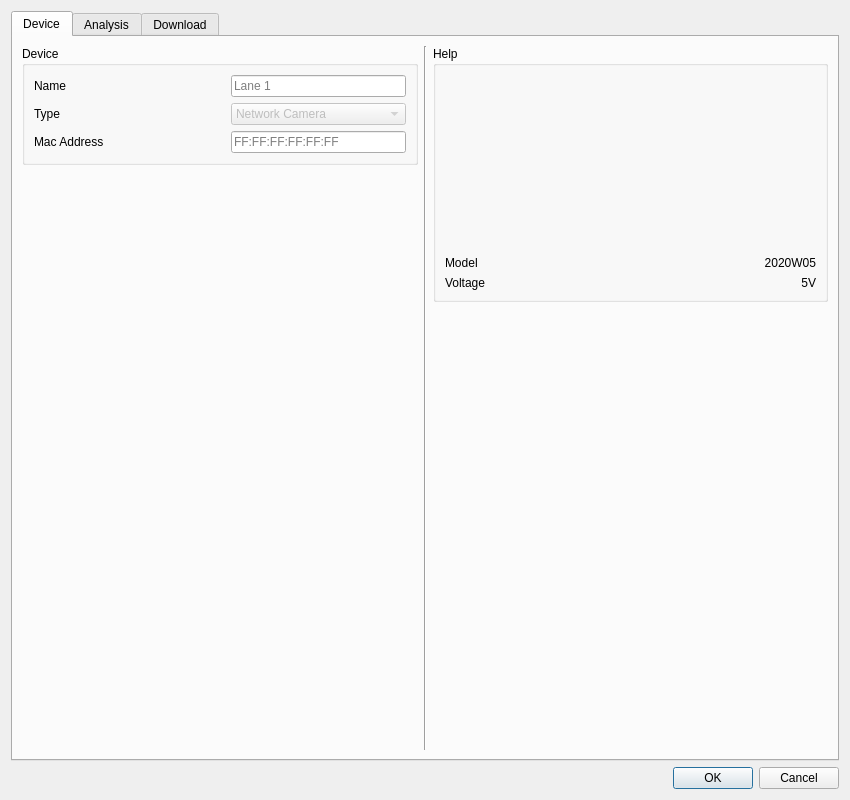
<?xml version="1.0" encoding="UTF-8"?>
<ui version="4.0">
 <class>Device</class>
 <widget class="QDialog" name="Device">
  <property name="windowModality">
   <enum>Qt::WindowModal</enum>
  </property>
  <property name="geometry">
   <rect>
    <x>0</x>
    <y>0</y>
    <width>850</width>
    <height>800</height>
   </rect>
  </property>
  <property name="minimumSize">
   <size>
    <width>850</width>
    <height>800</height>
   </size>
  </property>
  <property name="windowTitle">
   <string>Device</string>
  </property>
  <property name="modal">
   <bool>true</bool>
  </property>
  <layout class="QVBoxLayout" name="verticalLayout_4">
   <item>
    <widget class="QTabWidget" name="tab">
     <property name="minimumSize">
      <size>
       <width>0</width>
       <height>0</height>
      </size>
     </property>
     <property name="currentIndex">
      <number>0</number>
     </property>
     <widget class="QWidget" name="pgDevice">
      <property name="enabled">
       <bool>true</bool>
      </property>
      <attribute name="title">
       <string>Device</string>
      </attribute>
      <layout class="QHBoxLayout" name="horizontalLayout">
       <item>
        <layout class="QVBoxLayout" name="vlDeviceL">
         <item>
          <widget class="QGroupBox" name="grpDevice">
           <property name="enabled">
            <bool>true</bool>
           </property>
           <property name="minimumSize">
            <size>
             <width>0</width>
             <height>0</height>
            </size>
           </property>
           <property name="maximumSize">
            <size>
             <width>16777215</width>
             <height>16777215</height>
            </size>
           </property>
           <property name="title">
            <string>Device</string>
           </property>
           <layout class="QVBoxLayout" name="verticalLayout_5">
            <item>
             <layout class="QHBoxLayout" name="horizontalLayout_3">
              <item>
               <widget class="QLabel" name="label_2">
                <property name="text">
                 <string>Name</string>
                </property>
               </widget>
              </item>
              <item>
               <widget class="QLineEdit" name="edtDeviceName">
                <property name="minimumSize">
                 <size>
                  <width>175</width>
                  <height>0</height>
                 </size>
                </property>
                <property name="maximumSize">
                 <size>
                  <width>175</width>
                  <height>16777215</height>
                 </size>
                </property>
                <property name="placeholderText">
                 <string>Lane 1</string>
                </property>
               </widget>
              </item>
             </layout>
            </item>
            <item>
             <layout class="QHBoxLayout" name="horizontalLayout_2">
              <item>
               <widget class="QLabel" name="label">
                <property name="text">
                 <string>Type</string>
                </property>
               </widget>
              </item>
              <item>
               <widget class="QComboBox" name="cmbDeviceType">
                <property name="enabled">
                 <bool>false</bool>
                </property>
                <property name="minimumSize">
                 <size>
                  <width>175</width>
                  <height>0</height>
                 </size>
                </property>
                <property name="maximumSize">
                 <size>
                  <width>175</width>
                  <height>16777215</height>
                 </size>
                </property>
                <item>
                 <property name="text">
                  <string>Network Camera</string>
                 </property>
                </item>
               </widget>
              </item>
             </layout>
            </item>
            <item>
             <layout class="QHBoxLayout" name="horizontalLayout_4">
              <item>
               <widget class="QLabel" name="label_3">
                <property name="text">
                 <string>Mac Address</string>
                </property>
               </widget>
              </item>
              <item>
               <widget class="QLineEdit" name="edtDeviceAddress">
                <property name="minimumSize">
                 <size>
                  <width>175</width>
                  <height>0</height>
                 </size>
                </property>
                <property name="maximumSize">
                 <size>
                  <width>175</width>
                  <height>16777215</height>
                 </size>
                </property>
                <property name="text">
                 <string/>
                </property>
                <property name="placeholderText">
                 <string>FF:FF:FF:FF:FF:FF</string>
                </property>
               </widget>
              </item>
             </layout>
            </item>
           </layout>
          </widget>
         </item>
         <item>
          <spacer name="vsDevice">
           <property name="orientation">
            <enum>Qt::Vertical</enum>
           </property>
           <property name="sizeHint" stdset="0">
            <size>
             <width>20</width>
             <height>40</height>
            </size>
           </property>
          </spacer>
         </item>
         <item>
          <spacer name="hsDevice">
           <property name="orientation">
            <enum>Qt::Horizontal</enum>
           </property>
           <property name="sizeHint" stdset="0">
            <size>
             <width>40</width>
             <height>20</height>
            </size>
           </property>
          </spacer>
         </item>
        </layout>
       </item>
       <item>
        <widget class="Line" name="line1">
         <property name="orientation">
          <enum>Qt::Vertical</enum>
         </property>
        </widget>
       </item>
       <item>
        <layout class="QVBoxLayout" name="vlDeviceR">
         <item>
          <widget class="QGroupBox" name="grpHelp">
           <property name="title">
            <string>Help</string>
           </property>
           <layout class="QVBoxLayout" name="verticalLayout_3">
            <item>
             <layout class="QHBoxLayout" name="horizontalLayout_12">
              <property name="bottomMargin">
               <number>0</number>
              </property>
              <item>
               <widget class="QLabel" name="lblDevicePicture">
                <property name="minimumSize">
                 <size>
                  <width>250</width>
                  <height>175</height>
                 </size>
                </property>
                <property name="maximumSize">
                 <size>
                  <width>250</width>
                  <height>175</height>
                 </size>
                </property>
                <property name="autoFillBackground">
                 <bool>false</bool>
                </property>
                <property name="frameShape">
                 <enum>QFrame::NoFrame</enum>
                </property>
                <property name="text">
                 <string/>
                </property>
                <property name="pixmap">
                 <pixmap>:/pic/assembly_device_a.jpg</pixmap>
                </property>
                <property name="scaledContents">
                 <bool>true</bool>
                </property>
                <property name="wordWrap">
                 <bool>false</bool>
                </property>
               </widget>
              </item>
             </layout>
            </item>
            <item>
             <layout class="QHBoxLayout" name="horizontalLayout_6">
              <item>
               <widget class="QLabel" name="label_6">
                <property name="text">
                 <string>Model</string>
                </property>
               </widget>
              </item>
              <item>
               <widget class="QLabel" name="lblDeviceModel">
                <property name="text">
                 <string>2020W05</string>
                </property>
                <property name="alignment">
                 <set>Qt::AlignRight|Qt::AlignTrailing|Qt::AlignVCenter</set>
                </property>
               </widget>
              </item>
             </layout>
            </item>
            <item>
             <layout class="QHBoxLayout" name="horizontalLayout_7">
              <item>
               <widget class="QLabel" name="label_7">
                <property name="text">
                 <string>Voltage</string>
                </property>
               </widget>
              </item>
              <item>
               <widget class="QLabel" name="lblDeviceVoltage">
                <property name="text">
                 <string>5V</string>
                </property>
                <property name="alignment">
                 <set>Qt::AlignRight|Qt::AlignTrailing|Qt::AlignVCenter</set>
                </property>
               </widget>
              </item>
             </layout>
            </item>
           </layout>
          </widget>
         </item>
         <item>
          <spacer name="vsHelp">
           <property name="orientation">
            <enum>Qt::Vertical</enum>
           </property>
           <property name="sizeHint" stdset="0">
            <size>
             <width>20</width>
             <height>40</height>
            </size>
           </property>
          </spacer>
         </item>
         <item>
          <spacer name="hsHelp">
           <property name="orientation">
            <enum>Qt::Horizontal</enum>
           </property>
           <property name="sizeHint" stdset="0">
            <size>
             <width>40</width>
             <height>20</height>
            </size>
           </property>
          </spacer>
         </item>
        </layout>
       </item>
      </layout>
     </widget>
     <widget class="QWidget" name="pgAnalysis">
      <property name="enabled">
       <bool>true</bool>
      </property>
      <attribute name="title">
       <string>Analysis</string>
      </attribute>
      <layout class="QHBoxLayout" name="horizontalLayout_5">
       <item>
        <layout class="QVBoxLayout" name="vlAnalysisL">
         <item>
          <widget class="QGroupBox" name="grpValidate">
           <property name="title">
            <string>Validate</string>
           </property>
           <layout class="QVBoxLayout" name="verticalLayout_8">
            <item>
             <layout class="QHBoxLayout" name="horizontalLayout_8">
              <item>
               <widget class="QLabel" name="label_4">
                <property name="text">
                 <string>Run</string>
                </property>
               </widget>
              </item>
              <item>
               <widget class="QPushButton" name="btnDev">
                <property name="minimumSize">
                 <size>
                  <width>175</width>
                  <height>0</height>
                 </size>
                </property>
                <property name="maximumSize">
                 <size>
                  <width>175</width>
                  <height>16777215</height>
                 </size>
                </property>
                <property name="text">
                 <string>Run</string>
                </property>
               </widget>
              </item>
             </layout>
            </item>
            <item>
             <layout class="QHBoxLayout" name="horizontalLayout_9">
              <item>
               <widget class="QLabel" name="label_5">
                <property name="text">
                 <string>Result</string>
                </property>
               </widget>
              </item>
              <item>
               <widget class="QLCDNumber" name="fpsDisplay">
                <property name="minimumSize">
                 <size>
                  <width>175</width>
                  <height>28</height>
                 </size>
                </property>
                <property name="maximumSize">
                 <size>
                  <width>175</width>
                  <height>28</height>
                 </size>
                </property>
               </widget>
              </item>
             </layout>
            </item>
            <item>
             <layout class="QHBoxLayout" name="horizontalLayout_16">
              <item>
               <widget class="QLabel" name="label_10">
                <property name="text">
                 <string>The frames per second value will be displayed on the result display in the next session.</string>
                </property>
                <property name="scaledContents">
                 <bool>true</bool>
                </property>
                <property name="wordWrap">
                 <bool>true</bool>
                </property>
               </widget>
              </item>
             </layout>
            </item>
           </layout>
          </widget>
         </item>
         <item>
          <widget class="QGroupBox" name="grpCalibrate">
           <property name="title">
            <string>Calibrate</string>
           </property>
           <layout class="QVBoxLayout" name="verticalLayout_10">
            <item>
             <layout class="QHBoxLayout" name="horizontalLayout_18">
              <item>
               <widget class="QLabel" name="label_12">
                <property name="text">
                 <string>Run</string>
                </property>
               </widget>
              </item>
              <item>
               <widget class="QPushButton" name="btnCal">
                <property name="minimumSize">
                 <size>
                  <width>175</width>
                  <height>0</height>
                 </size>
                </property>
                <property name="maximumSize">
                 <size>
                  <width>175</width>
                  <height>16777215</height>
                 </size>
                </property>
                <property name="text">
                 <string>Run</string>
                </property>
               </widget>
              </item>
             </layout>
            </item>
            <item>
             <layout class="QHBoxLayout" name="horizontalLayout_29">
              <property name="bottomMargin">
               <number>0</number>
              </property>
              <item>
               <widget class="QLabel" name="label_21">
                <property name="text">
                 <string>Get</string>
                </property>
               </widget>
              </item>
              <item>
               <widget class="QPushButton" name="btnGet">
                <property name="minimumSize">
                 <size>
                  <width>175</width>
                  <height>0</height>
                 </size>
                </property>
                <property name="maximumSize">
                 <size>
                  <width>175</width>
                  <height>16777215</height>
                 </size>
                </property>
                <property name="text">
                 <string>Get</string>
                </property>
               </widget>
              </item>
             </layout>
            </item>
            <item>
             <layout class="QHBoxLayout" name="horizontalLayout_17">
              <property name="bottomMargin">
               <number>0</number>
              </property>
              <item>
               <widget class="QLabel" name="label_11">
                <property name="text">
                 <string>The calibration lines will be displayed on the right hand side pane in the next session.</string>
                </property>
                <property name="scaledContents">
                 <bool>true</bool>
                </property>
                <property name="wordWrap">
                 <bool>true</bool>
                </property>
               </widget>
              </item>
             </layout>
            </item>
            <item>
             <layout class="QHBoxLayout" name="horizontalLayout_27">
              <property name="topMargin">
               <number>0</number>
              </property>
              <item>
               <widget class="QLabel" name="label_18">
                <property name="font">
                 <font>
                  <pointsize>9</pointsize>
                  <weight>50</weight>
                  <italic>true</italic>
                  <bold>false</bold>
                 </font>
                </property>
                <property name="text">
                 <string>Green:</string>
                </property>
               </widget>
              </item>
              <item>
               <widget class="QLabel" name="label_17">
                <property name="font">
                 <font>
                  <pointsize>9</pointsize>
                  <weight>50</weight>
                  <italic>true</italic>
                  <bold>false</bold>
                 </font>
                </property>
                <property name="text">
                 <string>Detection area</string>
                </property>
               </widget>
              </item>
             </layout>
            </item>
            <item>
             <layout class="QHBoxLayout" name="horizontalLayout_28">
              <property name="topMargin">
               <number>0</number>
              </property>
              <item>
               <widget class="QLabel" name="label_20">
                <property name="font">
                 <font>
                  <pointsize>9</pointsize>
                  <weight>50</weight>
                  <italic>true</italic>
                  <bold>false</bold>
                 </font>
                </property>
                <property name="text">
                 <string>Red:</string>
                </property>
               </widget>
              </item>
              <item>
               <widget class="QLabel" name="label_19">
                <property name="font">
                 <font>
                  <pointsize>9</pointsize>
                  <italic>true</italic>
                 </font>
                </property>
                <property name="text">
                 <string>Finish line</string>
                </property>
               </widget>
              </item>
             </layout>
            </item>
           </layout>
          </widget>
         </item>
         <item>
          <widget class="QGroupBox" name="grpTest">
           <property name="title">
            <string>Test</string>
           </property>
           <layout class="QVBoxLayout" name="verticalLayout_9">
            <item>
             <layout class="QHBoxLayout" name="horizontalLayout_10">
              <item>
               <widget class="QLabel" name="label_8">
                <property name="text">
                 <string>Run</string>
                </property>
               </widget>
              </item>
              <item>
               <widget class="QPushButton" name="btnTak">
                <property name="minimumSize">
                 <size>
                  <width>175</width>
                  <height>0</height>
                 </size>
                </property>
                <property name="maximumSize">
                 <size>
                  <width>175</width>
                  <height>16777215</height>
                 </size>
                </property>
                <property name="text">
                 <string>Run</string>
                </property>
               </widget>
              </item>
             </layout>
            </item>
            <item>
             <layout class="QHBoxLayout" name="horizontalLayout_19">
              <item>
               <widget class="QLabel" name="label_13">
                <property name="text">
                 <string>Test photo's will be taken with each camera and displayed on the right hand side pane.</string>
                </property>
                <property name="scaledContents">
                 <bool>true</bool>
                </property>
                <property name="wordWrap">
                 <bool>true</bool>
                </property>
               </widget>
              </item>
             </layout>
            </item>
           </layout>
          </widget>
         </item>
         <item>
          <spacer name="verticalSpacer_3">
           <property name="orientation">
            <enum>Qt::Vertical</enum>
           </property>
           <property name="sizeHint" stdset="0">
            <size>
             <width>20</width>
             <height>40</height>
            </size>
           </property>
          </spacer>
         </item>
         <item>
          <spacer name="horizontalSpacer">
           <property name="orientation">
            <enum>Qt::Horizontal</enum>
           </property>
           <property name="sizeHint" stdset="0">
            <size>
             <width>40</width>
             <height>20</height>
            </size>
           </property>
          </spacer>
         </item>
        </layout>
       </item>
       <item>
        <widget class="Line" name="line2">
         <property name="orientation">
          <enum>Qt::Vertical</enum>
         </property>
        </widget>
       </item>
       <item>
        <layout class="QVBoxLayout" name="vlAnalysisR">
         <item>
          <widget class="QGroupBox" name="grpOutput">
           <property name="title">
            <string>Output</string>
           </property>
           <layout class="QVBoxLayout" name="verticalLayout_11">
            <item>
             <layout class="QHBoxLayout" name="horizontalLayout_11">
              <item>
               <widget class="QLabel" name="label_9">
                <property name="text">
                 <string>The images and image overlays will be displayed here in the next session.</string>
                </property>
                <property name="scaledContents">
                 <bool>true</bool>
                </property>
                <property name="wordWrap">
                 <bool>true</bool>
                </property>
               </widget>
              </item>
             </layout>
            </item>
            <item>
             <spacer name="verticalSpacer_4">
              <property name="orientation">
               <enum>Qt::Vertical</enum>
              </property>
              <property name="sizeHint" stdset="0">
               <size>
                <width>20</width>
                <height>40</height>
               </size>
              </property>
             </spacer>
            </item>
            <item>
             <layout class="QHBoxLayout" name="horizontalLayout_21">
              <property name="leftMargin">
               <number>0</number>
              </property>
              <property name="rightMargin">
               <number>0</number>
              </property>
              <item>
               <widget class="QLabel" name="image_1">
                <property name="minimumSize">
                 <size>
                  <width>320</width>
                  <height>240</height>
                 </size>
                </property>
                <property name="maximumSize">
                 <size>
                  <width>320</width>
                  <height>240</height>
                 </size>
                </property>
                <property name="frameShape">
                 <enum>QFrame::StyledPanel</enum>
                </property>
                <property name="text">
                 <string/>
                </property>
                <property name="pixmap">
                 <pixmap resource="images.qrc">:/pic/no_image.jpg</pixmap>
                </property>
                <property name="scaledContents">
                 <bool>true</bool>
                </property>
                <property name="wordWrap">
                 <bool>false</bool>
                </property>
               </widget>
              </item>
             </layout>
            </item>
            <item>
             <spacer name="verticalSpacer_6">
              <property name="orientation">
               <enum>Qt::Vertical</enum>
              </property>
              <property name="sizeHint" stdset="0">
               <size>
                <width>20</width>
                <height>40</height>
               </size>
              </property>
             </spacer>
            </item>
            <item>
             <layout class="QHBoxLayout" name="horizontalLayout_20">
              <property name="leftMargin">
               <number>0</number>
              </property>
              <property name="rightMargin">
               <number>0</number>
              </property>
              <item>
               <widget class="QLabel" name="image_2">
                <property name="minimumSize">
                 <size>
                  <width>320</width>
                  <height>240</height>
                 </size>
                </property>
                <property name="maximumSize">
                 <size>
                  <width>320</width>
                  <height>240</height>
                 </size>
                </property>
                <property name="frameShape">
                 <enum>QFrame::StyledPanel</enum>
                </property>
                <property name="text">
                 <string/>
                </property>
                <property name="pixmap">
                 <pixmap resource="images.qrc">:/pic/no_image.jpg</pixmap>
                </property>
                <property name="scaledContents">
                 <bool>true</bool>
                </property>
               </widget>
              </item>
             </layout>
            </item>
            <item>
             <spacer name="verticalSpacer_5">
              <property name="orientation">
               <enum>Qt::Vertical</enum>
              </property>
              <property name="sizeHint" stdset="0">
               <size>
                <width>20</width>
                <height>40</height>
               </size>
              </property>
             </spacer>
            </item>
            <item>
             <layout class="QHBoxLayout" name="horizontalLayout_14">
              <item>
               <widget class="QLabel" name="lblLengthHeading1">
                <property name="maximumSize">
                 <size>
                  <width>5000</width>
                  <height>5000</height>
                 </size>
                </property>
                <property name="font">
                 <font>
                  <weight>50</weight>
                  <bold>false</bold>
                 </font>
                </property>
                <property name="text">
                 <string>Image 1 Length</string>
                </property>
                <property name="scaledContents">
                 <bool>true</bool>
                </property>
               </widget>
              </item>
              <item>
               <widget class="QLabel" name="lblLength1">
                <property name="font">
                 <font>
                  <weight>50</weight>
                  <bold>false</bold>
                 </font>
                </property>
                <property name="text">
                 <string>0</string>
                </property>
                <property name="alignment">
                 <set>Qt::AlignRight|Qt::AlignTrailing|Qt::AlignVCenter</set>
                </property>
               </widget>
              </item>
             </layout>
            </item>
            <item>
             <layout class="QHBoxLayout" name="horizontalLayout_15">
              <item>
               <widget class="QLabel" name="lblLengthHeading2">
                <property name="maximumSize">
                 <size>
                  <width>5000</width>
                  <height>5000</height>
                 </size>
                </property>
                <property name="font">
                 <font>
                  <weight>50</weight>
                  <bold>false</bold>
                 </font>
                </property>
                <property name="text">
                 <string>Image 2 Length</string>
                </property>
                <property name="scaledContents">
                 <bool>true</bool>
                </property>
               </widget>
              </item>
              <item>
               <widget class="QLabel" name="lblLength2">
                <property name="font">
                 <font>
                  <weight>50</weight>
                  <bold>false</bold>
                 </font>
                </property>
                <property name="text">
                 <string>0</string>
                </property>
                <property name="alignment">
                 <set>Qt::AlignRight|Qt::AlignTrailing|Qt::AlignVCenter</set>
                </property>
               </widget>
              </item>
             </layout>
            </item>
           </layout>
          </widget>
         </item>
         <item>
          <spacer name="horizontalSpacer_2">
           <property name="orientation">
            <enum>Qt::Horizontal</enum>
           </property>
           <property name="sizeHint" stdset="0">
            <size>
             <width>40</width>
             <height>20</height>
            </size>
           </property>
          </spacer>
         </item>
        </layout>
       </item>
      </layout>
     </widget>
     <widget class="QWidget" name="pgDownload">
      <attribute name="title">
       <string>Download</string>
      </attribute>
      <layout class="QVBoxLayout" name="verticalLayout_19">
       <item>
        <layout class="QHBoxLayout" name="hlDownloadT">
         <item>
          <widget class="QGroupBox" name="grpConfig">
           <property name="title">
            <string>Configuration</string>
           </property>
           <layout class="QVBoxLayout" name="verticalLayout_18">
            <item>
             <layout class="QHBoxLayout" name="horizontalLayout_25">
              <item>
               <widget class="QLabel" name="label_16">
                <property name="text">
                 <string>Run</string>
                </property>
               </widget>
              </item>
              <item>
               <widget class="QPushButton" name="btnMem">
                <property name="minimumSize">
                 <size>
                  <width>175</width>
                  <height>0</height>
                 </size>
                </property>
                <property name="maximumSize">
                 <size>
                  <width>175</width>
                  <height>16777215</height>
                 </size>
                </property>
                <property name="text">
                 <string>Run</string>
                </property>
               </widget>
              </item>
             </layout>
            </item>
           </layout>
          </widget>
         </item>
        </layout>
       </item>
       <item>
        <layout class="QHBoxLayout" name="hlDownloadB">
         <property name="leftMargin">
          <number>0</number>
         </property>
         <property name="topMargin">
          <number>10</number>
         </property>
         <property name="rightMargin">
          <number>0</number>
         </property>
         <property name="bottomMargin">
          <number>10</number>
         </property>
         <item>
          <layout class="QVBoxLayout" name="verticalLayout_12">
           <item>
            <widget class="QGroupBox" name="grpCamera1">
             <property name="sizePolicy">
              <sizepolicy hsizetype="Preferred" vsizetype="Preferred">
               <horstretch>0</horstretch>
               <verstretch>0</verstretch>
              </sizepolicy>
             </property>
             <property name="title">
              <string>Camera 1</string>
             </property>
             <layout class="QVBoxLayout" name="verticalLayout_14">
              <item>
               <widget class="QScrollArea" name="saCam1">
                <property name="verticalScrollBarPolicy">
                 <enum>Qt::ScrollBarAlwaysOn</enum>
                </property>
                <property name="widgetResizable">
                 <bool>true</bool>
                </property>
                <widget class="QWidget" name="saCam1Content">
                 <property name="geometry">
                  <rect>
                   <x>0</x>
                   <y>0</y>
                   <width>355</width>
                   <height>545</height>
                  </rect>
                 </property>
                 <layout class="QVBoxLayout" name="saCam1Layout"/>
                </widget>
               </widget>
              </item>
             </layout>
            </widget>
           </item>
          </layout>
         </item>
         <item>
          <widget class="Line" name="line_4">
           <property name="orientation">
            <enum>Qt::Vertical</enum>
           </property>
          </widget>
         </item>
         <item>
          <layout class="QVBoxLayout" name="verticalLayout_13">
           <item>
            <widget class="QGroupBox" name="grpCamera2">
             <property name="sizePolicy">
              <sizepolicy hsizetype="Preferred" vsizetype="Preferred">
               <horstretch>0</horstretch>
               <verstretch>0</verstretch>
              </sizepolicy>
             </property>
             <property name="title">
              <string>Camera 2</string>
             </property>
             <layout class="QVBoxLayout" name="verticalLayout_16">
              <item>
               <widget class="QScrollArea" name="saCam2">
                <property name="verticalScrollBarPolicy">
                 <enum>Qt::ScrollBarAlwaysOn</enum>
                </property>
                <property name="widgetResizable">
                 <bool>true</bool>
                </property>
                <widget class="QWidget" name="saCam2Content">
                 <property name="geometry">
                  <rect>
                   <x>0</x>
                   <y>0</y>
                   <width>354</width>
                   <height>545</height>
                  </rect>
                 </property>
                 <layout class="QVBoxLayout" name="saCam2Layout"/>
                </widget>
               </widget>
              </item>
             </layout>
            </widget>
           </item>
          </layout>
         </item>
        </layout>
       </item>
      </layout>
     </widget>
    </widget>
   </item>
   <item>
    <widget class="QDialogButtonBox" name="buttonBox">
     <property name="orientation">
      <enum>Qt::Horizontal</enum>
     </property>
     <property name="standardButtons">
      <set>QDialogButtonBox::Cancel|QDialogButtonBox::Ok</set>
     </property>
    </widget>
   </item>
  </layout>
 </widget>
 <resources>
  <include location="images.qrc"/>
 </resources>
 <connections>
  <connection>
   <sender>buttonBox</sender>
   <signal>accepted()</signal>
   <receiver>Device</receiver>
   <slot>accept()</slot>
   <hints>
    <hint type="sourcelabel">
     <x>248</x>
     <y>254</y>
    </hint>
    <hint type="destinationlabel">
     <x>157</x>
     <y>274</y>
    </hint>
   </hints>
  </connection>
  <connection>
   <sender>buttonBox</sender>
   <signal>rejected()</signal>
   <receiver>Device</receiver>
   <slot>reject()</slot>
   <hints>
    <hint type="sourcelabel">
     <x>316</x>
     <y>260</y>
    </hint>
    <hint type="destinationlabel">
     <x>286</x>
     <y>274</y>
    </hint>
   </hints>
  </connection>
 </connections>
</ui>
